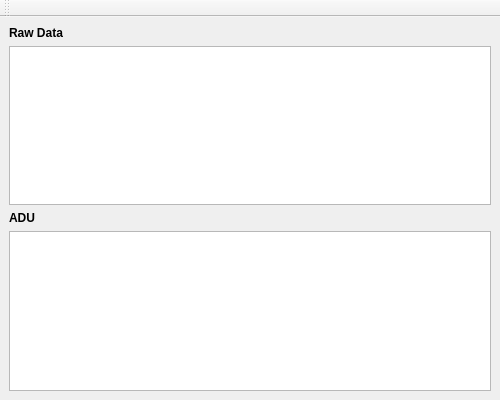
<?xml version="1.0" encoding="UTF-8"?>
<ui version="4.0">
 <class>BusMonitor</class>
 <widget class="QMainWindow" name="BusMonitor">
  <property name="windowModality">
   <enum>Qt::NonModal</enum>
  </property>
  <property name="geometry">
   <rect>
    <x>0</x>
    <y>0</y>
    <width>500</width>
    <height>400</height>
   </rect>
  </property>
  <property name="minimumSize">
   <size>
    <width>500</width>
    <height>400</height>
   </size>
  </property>
  <property name="maximumSize">
   <size>
    <width>720</width>
    <height>720</height>
   </size>
  </property>
  <property name="windowTitle">
   <string>Bus Monitor</string>
  </property>
  <property name="windowIcon">
   <iconset resource="../icons/icons.qrc">
    <normaloff>:/icons/TV-16.png</normaloff>:/icons/TV-16.png</iconset>
  </property>
  <widget class="QWidget" name="centralwidget">
   <layout class="QVBoxLayout" name="verticalLayout">
    <item>
     <layout class="QVBoxLayout" name="verticalLayout_2">
      <item>
       <widget class="QLabel" name="lblRawData">
        <property name="font">
         <font>
          <weight>75</weight>
          <bold>true</bold>
         </font>
        </property>
        <property name="text">
         <string>Raw Data</string>
        </property>
       </widget>
      </item>
      <item>
       <widget class="QListView" name="lstRawData">
        <property name="minimumSize">
         <size>
          <width>0</width>
          <height>0</height>
         </size>
        </property>
        <property name="font">
         <font>
          <pointsize>8</pointsize>
         </font>
        </property>
        <property name="editTriggers">
         <set>QAbstractItemView::NoEditTriggers</set>
        </property>
        <property name="alternatingRowColors">
         <bool>true</bool>
        </property>
        <property name="selectionMode">
         <enum>QAbstractItemView::SingleSelection</enum>
        </property>
        <property name="selectionBehavior">
         <enum>QAbstractItemView::SelectRows</enum>
        </property>
        <property name="selectionRectVisible">
         <bool>false</bool>
        </property>
       </widget>
      </item>
      <item>
       <widget class="QLabel" name="lblPDU">
        <property name="font">
         <font>
          <weight>75</weight>
          <bold>true</bold>
         </font>
        </property>
        <property name="text">
         <string notr="true">ADU</string>
        </property>
       </widget>
      </item>
      <item>
       <widget class="QPlainTextEdit" name="txtPDU">
        <property name="font">
         <font>
          <weight>50</weight>
          <bold>false</bold>
         </font>
        </property>
        <property name="tabChangesFocus">
         <bool>false</bool>
        </property>
        <property name="readOnly">
         <bool>true</bool>
        </property>
        <property name="textInteractionFlags">
         <set>Qt::NoTextInteraction</set>
        </property>
       </widget>
      </item>
     </layout>
    </item>
   </layout>
  </widget>
  <widget class="QToolBar" name="toolBar">
   <property name="windowTitle">
    <string notr="true">toolBar</string>
   </property>
   <attribute name="toolBarArea">
    <enum>TopToolBarArea</enum>
   </attribute>
   <attribute name="toolBarBreak">
    <bool>false</bool>
   </attribute>
  </widget>
  <action name="actionClear">
   <property name="icon">
    <iconset resource="../icons/icons.qrc">
     <normaloff>:/icons/edit-clear-16.png</normaloff>:/icons/edit-clear-16.png</iconset>
   </property>
   <property name="text">
    <string>Clear</string>
   </property>
   <property name="toolTip">
    <string>Clear</string>
   </property>
   <property name="iconVisibleInMenu">
    <bool>true</bool>
   </property>
  </action>
  <action name="actionExit">
   <property name="icon">
    <iconset resource="../icons/icons.qrc">
     <normaloff>:/icons/Close-16.png</normaloff>:/icons/Close-16.png</iconset>
   </property>
   <property name="text">
    <string>Exit</string>
   </property>
   <property name="toolTip">
    <string>Exit</string>
   </property>
  </action>
  <action name="actionSave">
   <property name="icon">
    <iconset resource="../icons/icons.qrc">
     <normaloff>:/icons/save-16.png</normaloff>:/icons/save-16.png</iconset>
   </property>
   <property name="text">
    <string>Save</string>
   </property>
   <property name="toolTip">
    <string>Save</string>
   </property>
  </action>
 </widget>
 <resources>
  <include location="../icons/icons.qrc"/>
 </resources>
 <connections/>
</ui>
